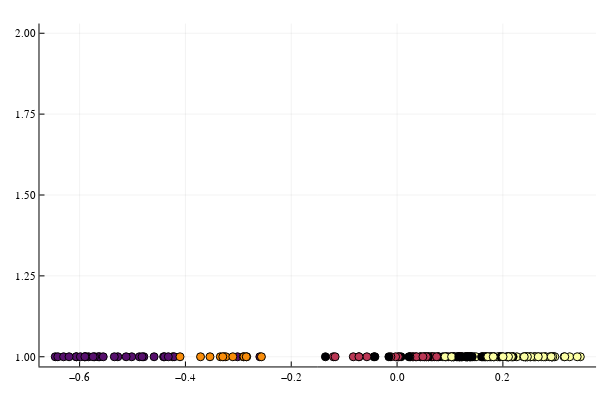

The code cell stored with this chart in its notebook:
### Code cell
M = fit(PCA, embeddings; maxoutdim=1)
xs = transform(M, embeddings)
scatter(xs[1,:], ones(length(xs)); hover=all_words, zcolor=classes, legend=false)
